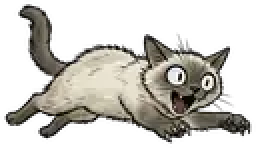
#> input picture assets/smudges/smudge-01-hyper-pounce.webp, 128 x 74 px (shown 2 times larger)
$ python -i process_assets.py   (imports and definitions only)
#> lines starting #> are read from the running program, lines starting #| are printed output that depends on the picture
from __future__ import annotations

import csv
import shutil
from pathlib import Path
from zipfile import ZipFile

from PIL import Image

ROOT = Path(__file__).resolve().parents[1]
ARCHIVE = ROOT / "Archive.zip"
WORK = ROOT / ".asset-work"
MAX_DIMENSION = 128
WEBP_QUALITY = 58

ASSET_MAP = {
    "ChatGPT Image Jul 29, 2026, 11_15_42 AM (1).png": "assets/smudges/smudge-01-hyper-pounce.webp",
    "ChatGPT Image Jul 29, 2026, 11_15_42 AM (2).png": "assets/smudges/smudge-02-speed-walk.webp",
    "ChatGPT Image Jul 29, 2026, 11_15_43 AM (10).png": "assets/smudges/smudge-03-startled-dance.webp",
    "ChatGPT Image Jul 29, 2026, 11_15_43 AM (3).png": "assets/smudges/smudge-04-tall-sit.webp",
    "ChatGPT Image Jul 29, 2026, 11_15_43 AM (4).png": "assets/smudges/smudge-05-puffed-stand.webp",
    "ChatGPT Image Jul 29, 2026, 11_15_43 AM (5).png": "assets/smudges/smudge-06-wide-eyed-sit.webp",
    "ChatGPT Image Jul 29, 2026, 11_15_43 AM (6).png": "assets/smudges/smudge-07-low-stalk.webp",
    "ChatGPT Image Jul 29, 2026, 11_15_43 AM (7).png": "assets/smudges/smudge-08-goblin-claw.webp",
    "ChatGPT Image Jul 29, 2026, 11_15_43 AM (8).png": "assets/smudges/smudge-09-vertical-grab.webp",
    "ChatGPT Image Jul 29, 2026, 11_15_43 AM (9).png": "assets/smudges/smudge-10-full-sprint.webp",
    "ChatGPT Image Jul 29, 2026, 11_16_07 AM (1).png": "assets/smudges/smudge-11-whirlwind.webp",
    "ChatGPT Image Jul 29, 2026, 11_16_07 AM (10).png": "assets/smudges/smudge-12-upside-down-flail.webp",
    "ChatGPT Image Jul 29, 2026, 11_16_07 AM (2).png": "assets/smudges/smudge-13-low-pounce.webp",
    "ChatGPT Image Jul 29, 2026, 11_16_07 AM (3).png": "assets/smudges/smudge-14-boxing-stance.webp",
    "ChatGPT Image Jul 29, 2026, 11_16_07 AM (4).png": "assets/smudges/smudge-15-grumpy-loaf.webp",
    "ChatGPT Image Jul 29, 2026, 11_16_07 AM (5).png": "assets/smudges/smudge-16-sideways-startle.webp",
    "ChatGPT Image Jul 29, 2026, 11_16_07 AM (6).png": "assets/smudges/smudge-17-puffball-crouch.webp",
    "ChatGPT Image Jul 29, 2026, 11_16_07 AM (7).png": "assets/smudges/smudge-18-belly-roll.webp",
    "ChatGPT Image Jul 29, 2026, 11_16_07 AM (8).png": "assets/smudges/smudge-19-alert-stand.webp",
    "ChatGPT Image Jul 29, 2026, 11_16_07 AM (9).png": "assets/smudges/smudge-20-long-stretch.webp",
    "ChatGPT Image Jul 29, 2026, 11_16_29 AM (1).png": "assets/smudges/smudge-21-tornado-spin.webp",
    "ChatGPT Image Jul 29, 2026, 11_16_29 AM (2).png": "assets/smudges/smudge-22-slide-pounce.webp",
    "ChatGPT Image Jul 29, 2026, 11_16_30 AM (10).png": "assets/smudges/smudge-23-upside-down-drop.webp",
    "ChatGPT Image Jul 29, 2026, 11_16_30 AM (3).png": "assets/smudges/smudge-24-meerkat-stand.webp",
    "ChatGPT Image Jul 29, 2026, 11_16_30 AM (4).png": "assets/smudges/smudge-25-judgment-loaf.webp",
    "ChatGPT Image Jul 29, 2026, 11_16_30 AM (5).png": "assets/smudges/smudge-26-arched-side-eye.webp",
    "ChatGPT Image Jul 29, 2026, 11_16_30 AM (6).png": "assets/smudges/smudge-27-sneak-crawl.webp",
    "ChatGPT Image Jul 29, 2026, 11_16_30 AM (7).png": "assets/smudges/smudge-28-chaos-roll.webp",
    "ChatGPT Image Jul 29, 2026, 11_16_30 AM (8).png": "assets/smudges/smudge-29-bristled-stand.webp",
    "ChatGPT Image Jul 29, 2026, 11_16_30 AM (9).png": "assets/smudges/smudge-30-downward-stretch.webp",
    "ChatGPT Image Jul 29, 2026, 11_17_06 AM.png": "assets/dexter/dexter-unimpressed.webp",
}


def prepare_image(source: Path, destination: Path) -> tuple[int, int, int]:
#> called with destination = 'out.png'
    with Image.open(source) as opened:
#> opened is the input picture: PIL image 128x74 RGBA; mean R, G, B, A 57.5, 54.8, 48.9, 106.9
        image = opened.convert("RGBA")

    alpha = image.getchannel("A")
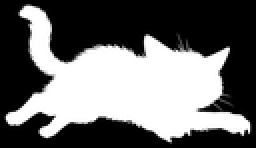
#> alpha: PIL image 128x74 L (shown 2 times larger); min 0, max 255, mean 106.9
    bounding_box = alpha.getbbox()
#> bounding_box = (0, 0, 128, 74)
    if bounding_box is None:
        raise ValueError(f"Image is completely transparent: {source.name}")

    image = image.crop(bounding_box)
    padding = max(4, round(max(image.size) * 0.02))
#> padding = 4
    canvas = Image.new(
        "RGBA",
        (image.width + 2 * padding, image.height + 2 * padding),
        (0, 0, 0, 0),
    )
#> canvas: PIL image 136x82 RGBA; every value is 0
    canvas.alpha_composite(image, (padding, padding))
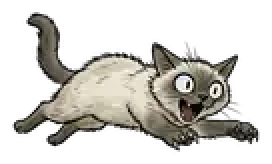
#> canvas: PIL image 136x82 RGBA (shown 2 times larger); mean R, G, B, A 48.4, 46.3, 41.4, 90.8; transparent parts drawn white
    image = canvas

    if max(image.size) > MAX_DIMENSION:
        scale = MAX_DIMENSION / max(image.size)
#> scale = 0.941
        image = image.resize(
            (max(1, round(image.width * scale)), max(1, round(image.height * scale))),
            Image.Resampling.LANCZOS,
        )
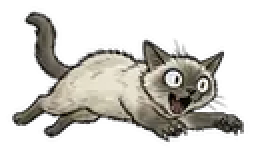
#> image: PIL image 128x77 RGBA (shown 2 times larger); mean R, G, B, A 48.4, 46.6, 41.6, 90.8; transparent parts drawn white

#> (the run stopped early here; a loop or call above may not have finished)

$ run again, on assets/smudges/smudge-27-sneak-crawl.webp
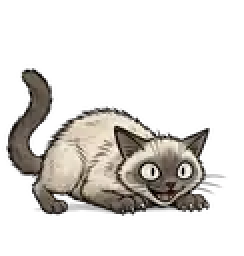
#> input picture assets/smudges/smudge-27-sneak-crawl.webp, 122 x 128 px (shown 2 times larger)
#> in prepare_image, opened is the input picture: PIL image 122x128 RGBA; mean R, G, B, A 36.5, 33.5, 30.1, 66.3
#> in prepare_image, `alpha = image.getchannel("A")`:
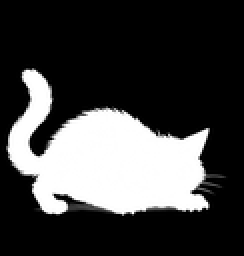
#> alpha: PIL image 122x128 L (shown 2 times larger); min 0, max 255, mean 66.3
#> bounding_box = (1, 32, 115, 110)
#> in prepare_image, `canvas.alpha_composite(image, (padding, padding))`:
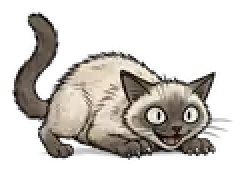
#> canvas: PIL image 122x86 RGBA (shown 2 times larger); mean R, G, B, A 53.7, 49.6, 44.5, 98.6; transparent parts drawn white

$ run again, on assets/dexter/dexter-unimpressed.webp
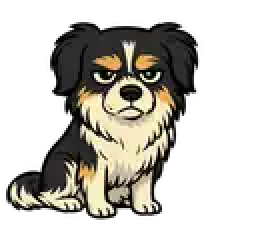
#> input picture assets/dexter/dexter-unimpressed.webp, 128 x 125 px (shown 2 times larger)
#> in prepare_image, opened is the input picture: PIL image 128x125 RGBA; mean R, G, B, A 42.7, 40.2, 33.8, 97.4
#> in prepare_image, `alpha = image.getchannel("A")`:
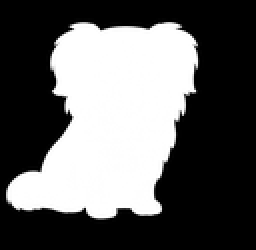
#> alpha: PIL image 128x125 L (shown 2 times larger); min 0, max 255, mean 97.4
#> bounding_box = (1, 9, 102, 112)
#> in prepare_image, `canvas.alpha_composite(image, (padding, padding))`:
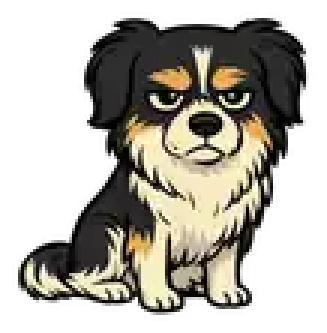
#> canvas: PIL image 109x111 RGBA (shown 3 times larger); mean R, G, B, A 56.3, 53, 44.6, 128.8; transparent parts drawn white
